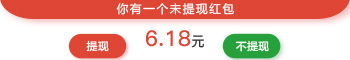
#> input picture 2018/3/618.jpg, 350 x 60 px
$ python 0308.py
#> lines starting #> are read from the running program, lines starting #| are printed output that depends on the picture
# -*- coding : utf-8 -*-
from urllib import request
from html.parser import HTMLParser
from html.entities import name2codepoint
import json
from PIL import Image
# [47 lines of commented-out code are left out]
im = Image.open('618.jpg')
#> im is the input picture: PIL image 350x60 RGB; mean R, G, B 230.5, 181.2, 170
# 获得图像尺寸:
w, h = im.size
#> w = 350; h = 60
print('Original image size: %sx%s' % (w, h))
#| Original image size: 350x60
# 缩放到50%:
im.thumbnail((w/2, h/2))
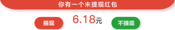
#> im: PIL image 175x30 RGB; mean R, G, B 230.4, 181.1, 169.9
print('Resize image to: %sx%s' % (w/2, h/2))
#| Resize image to: 175.0x30.0
# 把缩放后的图像用jpeg格式保存:
im.save('thumbnail.jpg', 'jpeg')
